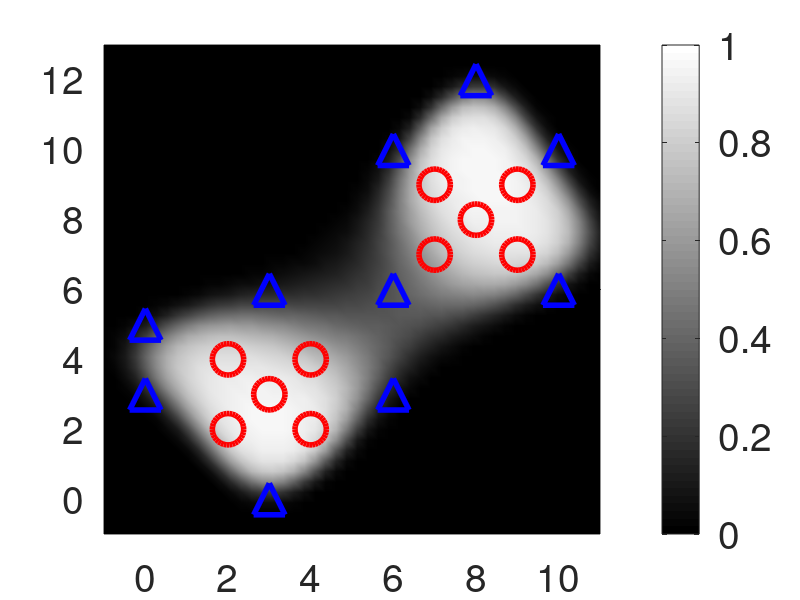
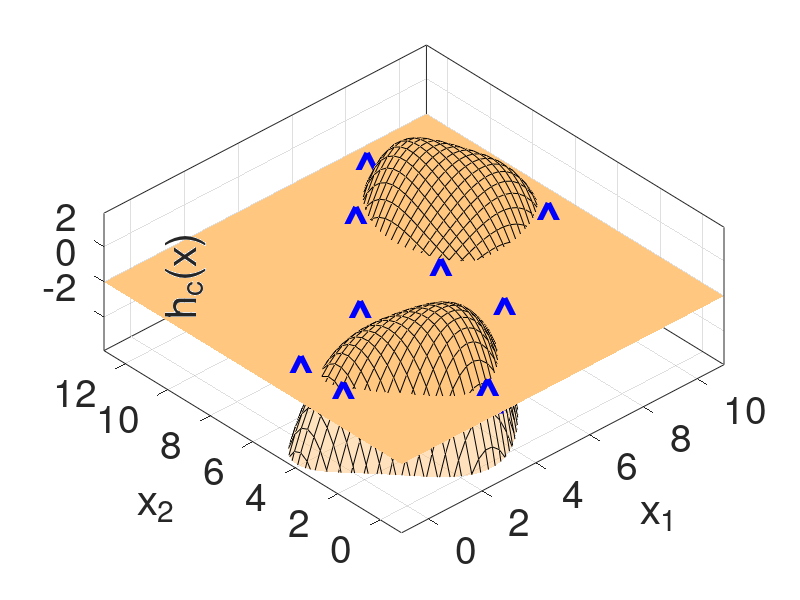
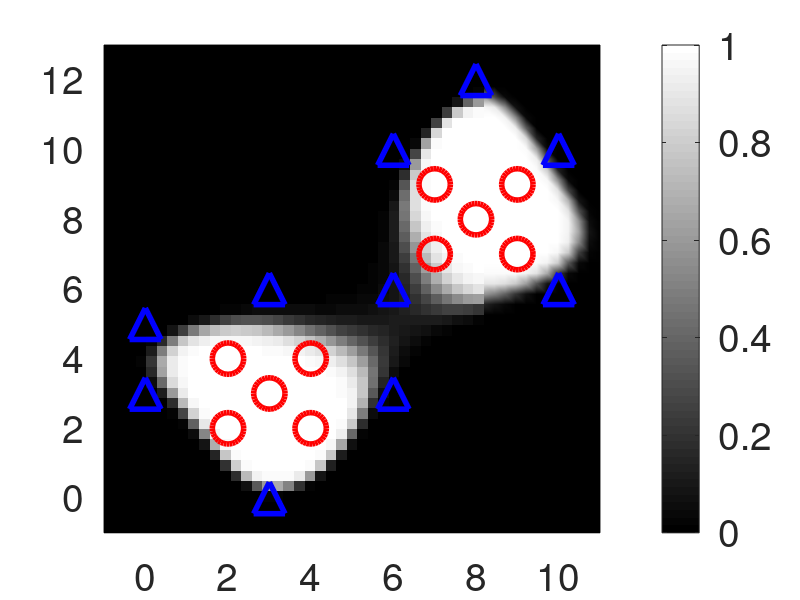
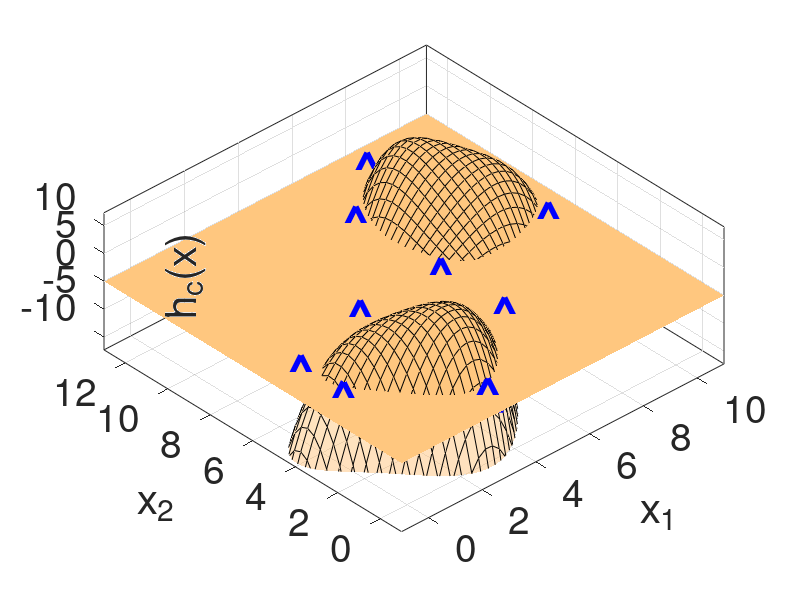

The MATLAB script that drew these images, in order:
%
%close all
clear
DATA.LINEWIDTH=4;
DATA.FONTSIZE=28;
DATA.MARKERSIZE=20;



X1=load('data1.txt'); 
X2=load('data2.txt');


%%%%%%%%%%%%%%%%%%%%%%%%%%%%%%%%%%%%%%%%%%%%%%%%%%%%%%%%%%%%%%%%%%%%%%%%%%%%%%%%
function a=func_a(M,X)
    a=ones(size(X,1),1);
    for mm=1:M
        a=[a func_b(mm,X)];
    endfor
endfunction

function F=func_sigmoid(C,X)
    M=1;
    while nchoosek(2+M,M)<length(C)
        M=M+1;
    endwhile

    F=1./(1.0+exp(-func_a(M,X)*C));
endfunction

function bm=func_b(m,X)
    bm=X(:,1).^m;
    for ll=1:m
        bm=[bm (X(:,1).^(m-ll)).*(X(:,2).^(ll))];
    endfor
endfunction



function H=func_logit(F)
    H=log(F./(1-F));
endfunction

function plot_hx(X1,X2,C,DATA)
    M=1;
    while nchoosek(2+M,M)<length(C)
        M=M+1;
    endwhile

    X=[X1;X2];

    L=48;
    U=linspace(round(min(X(:,1)))-1,round(max(X(:,1)))+1,L);
    V=linspace(round(min(X(:,2)))-1,round(max(X(:,2)))+1,L);
    [UU VV]=meshgrid(U,V);
    ZZ=zeros(size(UU));
    SS=zeros(size(UU));
    L=numel(UU);
    for II=1:L
        ZZ(II)=func_a(M,[UU(II) VV(II)])*C;
        SS(II)=func_sigmoid(C,[UU(II) VV(II)]);
    endfor


    %hold on
    s2=pcolor(UU,VV,SS);
    colormap(copper)
    shading interp;
    %set(s1,'edgecolor','none')
    set(s2,'facealpha',1.0)
    %hold off

    hold on
    s1=surf(UU,VV,ZZ);
    hx=xlabel("x_1");
    set(hx,'fontsize',DATA.FONTSIZE);
    hy=ylabel("x_2");
    set(hy,'fontsize',DATA.FONTSIZE);
    hz=zlabel("h_{c}(x)");
    set(hz,'fontsize',DATA.FONTSIZE);
    pos=get (hz,'position') 
    set (hz,'position',[pos(1) pos(2)-5 1.2*max(max(ZZ))]); 
    %shading interp;
    %set(s1,'edgecolor','none')
    set(s1,'facealpha',0.5)
    %colormap(jet)
    zlim([-1.2*max(max(ZZ)) 1.2*max(max(ZZ))]);
    grid on
    view([-42.7 61.0])
    hold off

    hold on
    scatter(X1(:,1),X1(:,2),512,'b','^','linewidth',DATA.LINEWIDTH) 
    hold off
    hold on
    scatter(X2(:,1),X2(:,2),512,'r','o','linewidth',DATA.LINEWIDTH) 
    hold off

    grid on
    set(gca,'fontsize',DATA.FONTSIZE);
endfunction

function C=func_getc(X1,X2,M,B,DATA)

    Y1=B*ones(size(X1,1),1);
    Y2=(1-B)*ones(size(X2,1),1);

    X=[X1;X2];
    Y=[Y1;Y2];
    A=func_a(M,X);

    C=inv(A'*A)*A'*func_logit(Y);

    L=48;
    U=linspace(round(min(X(:,1)))-1,round(max(X(:,1)))+1,L);
    V=linspace(round(min(X(:,2)))-1,round(max(X(:,2)))+1,L);
    [UU VV]=meshgrid(U,V);
    ZZ=zeros(size(UU));
    L=numel(UU);
    for II=1:L
        ZZ(II)=func_sigmoid(C,[UU(II) VV(II)]);
    endfor
   
    pcolor(UU,VV,ZZ)
    colormap(gray)
    shading interp;
    hc=colorbar;
    set(hc,'fontsize',DATA.FONTSIZE);

    hold on
    scatter(X1(:,1),X1(:,2),512,'b','^','linewidth',DATA.LINEWIDTH) 
    hold off
    hold on
    scatter(X2(:,1),X2(:,2),512,'r','o','linewidth',DATA.LINEWIDTH) 
    hold off
    %hold on
    %plot(U,-(C(1)/C(3))-(C(2)/C(3))*U,':k','linewidth',DATA.LINEWIDTH)
    xlim([min(U) max(U)])
    ylim([min(V) max(V)])
    %hold off

    grid

    set(gca,'fontsize',DATA.FONTSIZE);

endfunction

B=0.1
M=4
C=func_getc(X1,X2,M,B,DATA)
%set(gca,'linewidth',LINEWIDTH);
print(gcf,'ex3s1-reglogrnr1poly.eps','-depsc')

plot_hx(X1,X2,C,DATA);
print(gcf,'ex3s1-reglogrnr1polyhx.eps','-depsc','-tight',['-F:' num2str(round(0.7*DATA.FONTSIZE))])

B=0.001
M=4
C=func_getc(X1,X2,M,B,DATA)
%set(gca,'linewidth',LINEWIDTH);
print(gcf,'ex3s2-reglogrnr1poly.eps','-depsc')

plot_hx(X1,X2,C,DATA);
print(gcf,'ex3s2-reglogrnr1polyhx.eps','-depsc','-tight',['-F:' num2str(round(0.7*DATA.FONTSIZE))])

